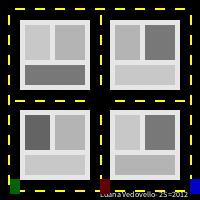
Frame 1 (no input)
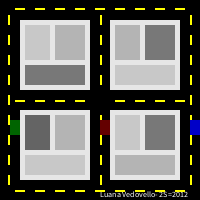
Frame 60 (the mouse pressed at the canvas centre just before this capture)
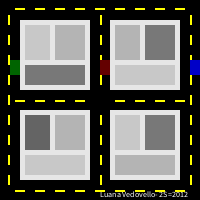
Frame 120 (the mouse held since frame 60 and released just before this capture)

The Processing sketch that drew these frames (run headless with seeded random() and noise(); from frame 60 on, the mouse is pressed at the canvas centre):

// Processing sketch: processing_98217
// ── processing_98217.pde

float y = 180;
float z =180;

void setup (){
  size(200,200);
  noStroke();
  frameRate(30);


}

void draw(){
  background(0);
  
  fill (255);//identificação
  strokeWeight(2);
textSize(8);
text("Luana Vedovello- 2S=2012", 100, 197);
  
  int x=110;
  fill(230,230,230); //quadras
  rect(20,20,70,70);
  rect(x,20,70,70);
  rect(20,x,70,70);
  rect(x,x,70,70);
  
  fill(200,200,200); //1a quadra
  rect(25,25,25,35);
  fill(120,120,120);
  rect(25,65,60,20);
  fill(180,180,180);
  rect(55,25,30,35);
  
  
  fill(180,180,180);
  rect(5+x,25,25,35);//2a quadra
  fill(200,200,200);
  rect(5+x,65,60,20);
  fill(120,120,120);
  rect(35+x,25,30,35);
  
  fill(100,100,100);
  rect(25,5+x,25,35);//3a quadra
  fill(200,200,200);
  rect(25,45+x,60,20);
  fill(180,180,180);
  rect(55,5+x,30,35);
  
  fill(200,200,200);
  rect(5+x,5+x,25,35);//4a quadra
  fill(180,180,180);
  rect(5+x,45+x,60,20);
  fill(120,120,120);
  rect(35+x,5+x,30,35);
  
  for(int i=15; i<180; i=i+20) {//faixas
   noStroke();
    fill(255,255,0);
    rect(i,8,10,2);
    rect(8,i,2,10);
    rect(100,i,2,10);
    rect(190,i,2,10);
    rect(i,100,10,2);
    rect(i,190,10,2);
  }
  
  fill(0);//quadrado preto ao meio
  rect(95,95,10,10);
  
  y=y-1;//animação carros
  if (y<0) {
    y=height;
  }
  fill(0,100,0);
  rect(10,y,10,15); //carros subindo
  fill(100,0,0);
  rect(100,y,10,15);
  fill(0,0,200);
  rect(190,y,10,15);

}
